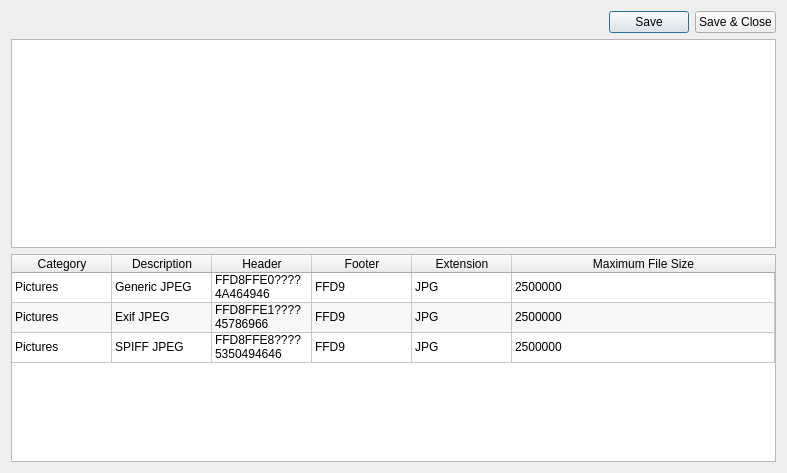
<?xml version="1.0" encoding="UTF-8"?>
<ui version="4.0">
 <class>CarvingFileTypesDialog</class>
 <widget class="QDialog" name="CarvingFileTypesDialog">
  <property name="geometry">
   <rect>
    <x>0</x>
    <y>0</y>
    <width>787</width>
    <height>473</height>
   </rect>
  </property>
  <property name="windowTitle">
   <string>Carving File Types Editor</string>
  </property>
  <layout class="QGridLayout" name="gridLayout_2">
   <item row="0" column="0">
    <spacer name="horizontalSpacer">
     <property name="orientation">
      <enum>Qt::Horizontal</enum>
     </property>
     <property name="sizeHint" stdset="0">
      <size>
       <width>40</width>
       <height>20</height>
      </size>
     </property>
    </spacer>
   </item>
   <item row="0" column="2">
    <widget class="QPushButton" name="savepushbutton">
     <property name="text">
      <string>Save</string>
     </property>
    </widget>
   </item>
   <item row="0" column="3">
    <widget class="QPushButton" name="pushButton">
     <property name="text">
      <string>Save &amp;&amp; Close</string>
     </property>
    </widget>
   </item>
   <item row="1" column="0" colspan="4">
    <widget class="QPlainTextEdit" name="filetypeseditor">
     <property name="documentTitle">
      <string/>
     </property>
     <property name="lineWrapMode">
      <enum>QPlainTextEdit::WidgetWidth</enum>
     </property>
    </widget>
   </item>
   <item row="2" column="0" colspan="4">
    <widget class="QTableWidget" name="filetypestablewidget">
     <property name="showDropIndicator" stdset="0">
      <bool>false</bool>
     </property>
     <property name="dragDropOverwriteMode">
      <bool>false</bool>
     </property>
     <property name="alternatingRowColors">
      <bool>true</bool>
     </property>
     <property name="gridStyle">
      <enum>Qt::SolidLine</enum>
     </property>
     <property name="rowCount">
      <number>3</number>
     </property>
     <property name="columnCount">
      <number>6</number>
     </property>
     <attribute name="horizontalHeaderCascadingSectionResizes">
      <bool>false</bool>
     </attribute>
     <attribute name="horizontalHeaderDefaultSectionSize">
      <number>100</number>
     </attribute>
     <attribute name="horizontalHeaderStretchLastSection">
      <bool>true</bool>
     </attribute>
     <attribute name="verticalHeaderVisible">
      <bool>false</bool>
     </attribute>
     <row/>
     <row/>
     <row/>
     <column>
      <property name="text">
       <string>Category</string>
      </property>
     </column>
     <column>
      <property name="text">
       <string>Description</string>
      </property>
     </column>
     <column>
      <property name="text">
       <string>Header</string>
      </property>
     </column>
     <column>
      <property name="text">
       <string>Footer</string>
      </property>
     </column>
     <column>
      <property name="text">
       <string>Extension</string>
      </property>
     </column>
     <column>
      <property name="text">
       <string>Maximum File Size</string>
      </property>
     </column>
     <item row="0" column="0">
      <property name="text">
       <string>Pictures</string>
      </property>
     </item>
     <item row="0" column="1">
      <property name="text">
       <string>Generic JPEG</string>
      </property>
     </item>
     <item row="0" column="2">
      <property name="text">
       <string>FFD8FFE0????4A464946</string>
      </property>
     </item>
     <item row="0" column="3">
      <property name="text">
       <string>FFD9</string>
      </property>
     </item>
     <item row="0" column="4">
      <property name="text">
       <string>JPG</string>
      </property>
     </item>
     <item row="0" column="5">
      <property name="text">
       <string>2500000</string>
      </property>
     </item>
     <item row="1" column="0">
      <property name="text">
       <string>Pictures</string>
      </property>
     </item>
     <item row="1" column="1">
      <property name="text">
       <string>Exif JPEG</string>
      </property>
     </item>
     <item row="1" column="2">
      <property name="text">
       <string>FFD8FFE1????45786966</string>
      </property>
     </item>
     <item row="1" column="3">
      <property name="text">
       <string>FFD9</string>
      </property>
     </item>
     <item row="1" column="4">
      <property name="text">
       <string>JPG</string>
      </property>
     </item>
     <item row="1" column="5">
      <property name="text">
       <string>2500000</string>
      </property>
     </item>
     <item row="2" column="0">
      <property name="text">
       <string>Pictures</string>
      </property>
     </item>
     <item row="2" column="1">
      <property name="text">
       <string>SPIFF JPEG</string>
      </property>
     </item>
     <item row="2" column="2">
      <property name="text">
       <string>FFD8FFE8????5350494646</string>
      </property>
     </item>
     <item row="2" column="3">
      <property name="text">
       <string>FFD9</string>
      </property>
     </item>
     <item row="2" column="4">
      <property name="text">
       <string>JPG</string>
      </property>
     </item>
     <item row="2" column="5">
      <property name="text">
       <string>2500000</string>
      </property>
     </item>
    </widget>
   </item>
  </layout>
 </widget>
 <resources/>
 <connections/>
</ui>
